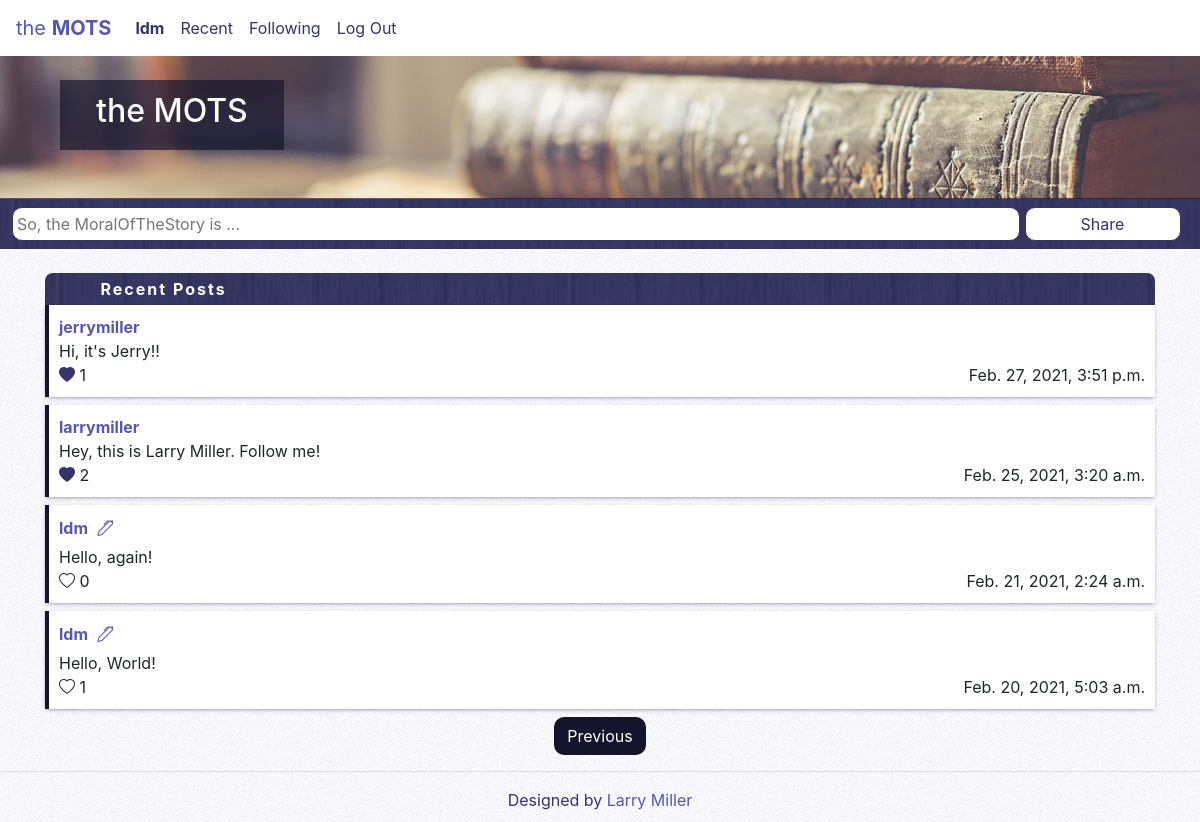
Page /?page=2 (signed in) on the committed database.
### network/models.py (models this page shows, shortened)
class User(AbstractUser):
    pass

class Post(models.Model):
    poster = models.ForeignKey(User, on_delete=models.CASCADE, related_name="posts", null=True)
    content = models.CharField(max_length=500, null=True)
    time = models.DateTimeField(auto_now_add=True, null=True)

### network/views.py (the view)
# urls.py: path("", views.index, name="index"),
def index(request):
    posts = Post.objects.all().order_by('-time')
    activePosts = {}
    isLiked = {}
    likeIds = {}
    page = ""
    for post in posts:
        isLiked[post] = False
        if request.user.is_authenticated:
            if Like.objects.filter(postId=post.id, liker=request.user).count() > 0:
                currentLike = Like.objects.get(postId=post.id, liker=request.user)
                likeIds[post.id] = currentLike.id
            if Like.objects.filter(postId=post.id, liker=request.user, is_liked=True).count() > 0:
                isLiked[post] = True
        count = Like.objects.filter(postId=post.id, is_liked=True).count()
        activePosts[post] = count
        p = Paginator(posts, 10)
        page_num = request.GET.get('page', 1)
        try:
            page = p.page(page_num)
        except EmptyPage:
            page = p.page(1)
    return render(request, "network/index.html", {"activePosts": activePosts, "page": page, "isLiked": isLiked, "likeIds": likeIds})

### network/templates/network/index.html (shortened to what this page needs)
{% extends "network/layout.html" %}
{% block body %}
    {% if user.is_authenticated %}
        <div class="bannerbox">
            <br>
            <div class="bannerheader">
                <h2>the MOTS</h2>
            </div>
            <br>
            <br>
        </div>
        <div class="shareform">
            <form style="display: inline; padding: 1%;" action='{% url "newpost" %}' method="POST">
                <input type="text" style="width: 84%;" maxlength=500 name="content" placeholder="So, the MoralOfTheStory is ...">
                <input type="submit" class="btnshare" style="width: 13%;" value="Share">
            </form>
        </div>
        <br>
    {% endif %}
<div class="container">
    <div class="postsheading">Recent Posts</div>
    {% for k in page %}
        <div class="simplebox">
            <a href="{% url 'profile' k.poster %}"><b>{{ k.poster }}</b></a>
            {% if k.poster == user %}
                <button class="btn editbutton" id="editbutton{{ k.id }}" onclick="EditForm('{{ k.id }}')"><i class="bi bi-pen"></i></button>
            {% endif %}
            <p style="display: block;" id="postcontent{{ k.id }}">{{ k.content }}</p>
            <div class="row">
                <div class="col-3">
                    {% for post, bool in isLiked.items %}
                        {% if post == k and bool %}
                            <span onclick="Like('{{ k.id }}')"><i class="bi bi-heart-fill" id="likebutton{{ k.id }}"></i></span>
                            <span id="likecounter{{ k.id }}">
                                {% for currentPost, likeCount in activePosts.items %}
                                    {% if currentPost == k %}
                                        {{ likeCount }}
                                    {% endif %}
                                {% endfor %}
                            </span>
                        {% elif post == k %}
                            {% if user.is_authenticated %}
                                <span onclick="Like('{{ k.id }}')"><i class="bi bi-heart" id="likebutton{{ k.id }}"></i></span>
                                <span id="likecounter{{ k.id }}">
                                {% for currentPost, likeCount in activePosts.items %}
                                    {% if currentPost == k %}
                                        {{ likeCount }}
                                    {% endif %}
                                {% endfor %}
                                </span>
                            {% endif %}
                        {% endif %}
                    {% endfor %}
                </div>
                <div class="col-9">
                    <p class="posttime">{{ k.time }}</p>
                </div>
            </div>
        </div>
    {% endfor %}
    {% ifnotequal activePosts|length 0 %}
        <div style="text-align: center;">
                {% if page.has_previous %}
                <a href="{% url 'index' %}?page={{ page.previous_page_number }}" class="btn btnactive">Previous</a>
                {% endif %}
        </div>
    {% endifnotequal %}
</div>
{% endblock %}

### network/templates/network/layout.html (shortened to what this page needs)
{% load static %}
<!DOCTYPE html>
<html lang="en">
    <head>
        <link rel="stylesheet" href="https://stackpath.bootstrapcdn.com/bootstrap/4.4.1/css/bootstrap.min.css">
        <link rel="stylesheet" href="https://cdn.jsdelivr.net/npm/bootstrap-icons@1.3.0/font/bootstrap-icons.css">
        <link href="{% static 'network/styles.css' %}" rel="stylesheet">
    </head>
    <body>
        <nav class="navbar navbar-expand">
            <a class="navbar-brand" href="/">the <b>MOTS</b></a>
            <div>
              <ul class="navbar-nav mr-auto">
                {% if user.is_authenticated %}
                    <li class="nav-item">
                        <strong><a class="nav-link" href="{% url 'profile' user.username %}" id="profileLink">{{ user.username }}</a></strong>
                    </li>
                {% endif %}
                <li class="nav-item">
                  <a class="nav-link" href="{% url 'index' %}">Recent</a>
                </li>
                {% if user.is_authenticated %}
                    <li class="nav-item">
                        <a class="nav-link" href="{% url 'following' %}">Following</a>
                    </li>
                    <li class="nav-item">
                        <a class="nav-link" href="{% url 'logout' %}">Log Out</a>
                    </li>
                {% endif %}
              </ul>
            </div>
          </nav>
        <div class="body">
            {% block body %}
            {% endblock %}
        </div>
        <hr>
        <div class="footer">
            <p>Designed by <a href="https://github.com/larrymillerprogramming">Larry Miller</a></p>
        </div>
    </body>
</html>

### network/static/network/styles.css (style rules this page uses)
body { background-color: #fafaff; background-image: url('groovepaper.png') !important; background-attachment: fixed; word-wrap: break-word; }
h2 { text-align: center; color: #ffffff; }
p { margin: 0; }
a { color: #5757ac; transition-duration: 0.25s; }
.navbar { position: sticky; top: 0; z-index: 1; background-color: #ffffff; }
.nav-link { color: #343469; }
.bannerbox { color: #ffffff; background-color: #9c894d; background-image: url('booksbanner.jpg') !important; background-position: center; background-repeat: no-repeat; background-size: cover; border-bottom: 1px solid #14142aaa; }
.bannerheader { color: #ffffff; background-color: #14142aaa; padding: 1% 3% 1% 3%; margin-left: 5%; width: fit-content; }
.shareform { padding-top: 8px; padding-bottom: 8px; background-color: #5757ac; background-image: url('dark-wood.png') !important; }
.simplebox { background-color: #ffffff; border-left: 4px solid #14142a; box-shadow: rgba(50, 50, 93, 0.25) 0px 2px 5px -1px, rgba(0, 0, 0, 0.3) 0px 1px 3px -1px; padding: 10px; margin-bottom: 8px; }
.postsheading { background-color: #5757ac; background-image: url('dark-wood.png') !important; border-radius: 8px 8px 0px 0px; color: #ffffff; font-weight: bold; letter-spacing: 2px; padding: 4px 4px 4px 5%; }
.posttime { text-align: right; }
.editbutton { color: #5757ac; padding: 0px 4px 4px 4px; }
input { padding: 4px; border: 1px solid #343469; border-radius: 10px; }
.btn { border-radius: 10px; }
.btnactive { color: #ffffff; background-color: #14142a; }
.btnshare { color: #343469; background-color: #ffffff; }
.bi-heart-fill { color: #343469; }
.footer { color: #343469; text-align: center; padding-bottom: 10px; }

### rows in the picture
User: username "ldm"
Post: poster "jerrymiller", content "Hi, it's Jerry!!", likeCount "1", time "Feb. 27, 2021, 3:51 p.m."
Post: poster "larrymiller", content "Hey, this is Larry Miller. Follow me!", likeCount "2", time "Feb. 25, 2021, 3:20 a.m."
Post: poster "ldm", content "Hello, again!", likeCount "0", time "Feb. 21, 2021, 2:24 a.m."
Post: poster "ldm", content "Hello, World!", id "1", time "Feb. 20, 2021, 5:03 a.m."
